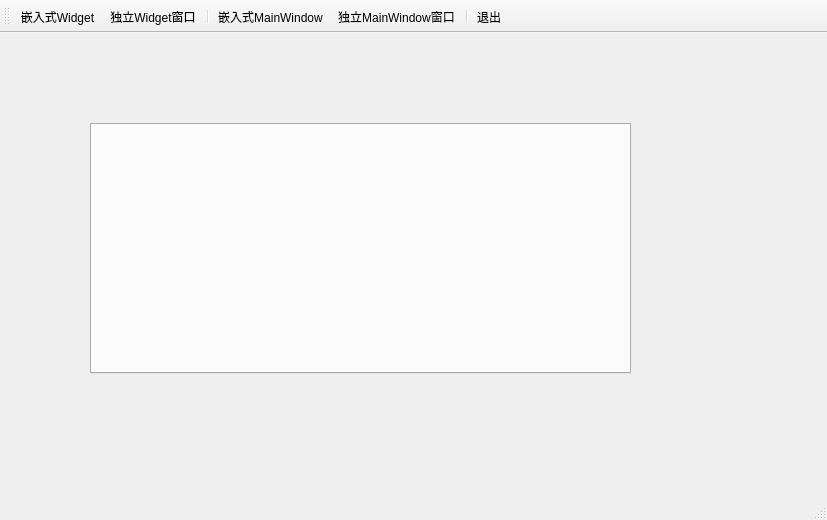
<?xml version="1.0" encoding="UTF-8"?>
<ui version="4.0">
 <class>QWMainWindow</class>
 <widget class="QMainWindow" name="QWMainWindow">
  <property name="geometry">
   <rect>
    <x>0</x>
    <y>0</y>
    <width>827</width>
    <height>520</height>
   </rect>
  </property>
  <property name="windowTitle">
   <string>多窗口应用程序</string>
  </property>
  <widget class="QWidget" name="centralWidget">
   <widget class="QTabWidget" name="tabWidget">
    <property name="geometry">
     <rect>
      <x>90</x>
      <y>90</y>
      <width>541</width>
      <height>251</height>
     </rect>
    </property>
    <property name="currentIndex">
     <number>-1</number>
    </property>
    <property name="usesScrollButtons">
     <bool>true</bool>
    </property>
    <property name="documentMode">
     <bool>false</bool>
    </property>
    <property name="tabsClosable">
     <bool>true</bool>
    </property>
   </widget>
  </widget>
  <widget class="QMenuBar" name="menuBar">
   <property name="geometry">
    <rect>
     <x>0</x>
     <y>0</y>
     <width>827</width>
     <height>22</height>
    </rect>
   </property>
  </widget>
  <widget class="QToolBar" name="mainToolBar">
   <property name="autoFillBackground">
    <bool>false</bool>
   </property>
   <property name="toolButtonStyle">
    <enum>Qt::ToolButtonTextUnderIcon</enum>
   </property>
   <attribute name="toolBarArea">
    <enum>TopToolBarArea</enum>
   </attribute>
   <attribute name="toolBarBreak">
    <bool>false</bool>
   </attribute>
   <addaction name="actWidgetInsite"/>
   <addaction name="actWidget"/>
   <addaction name="separator"/>
   <addaction name="actWindowInsite"/>
   <addaction name="actWindow"/>
   <addaction name="separator"/>
   <addaction name="actQuit"/>
  </widget>
  <widget class="QStatusBar" name="statusBar"/>
  <action name="actWindowInsite">
   <property name="icon">
    <iconset resource="res.qrc">
     <normaloff>:/images/images/2.ico</normaloff>:/images/images/2.ico</iconset>
   </property>
   <property name="text">
    <string>嵌入式MainWindow</string>
   </property>
   <property name="toolTip">
    <string>嵌入式MainWindow</string>
   </property>
  </action>
  <action name="actWidgetInsite">
   <property name="icon">
    <iconset resource="res.qrc">
     <normaloff>:/images/images/100.bmp</normaloff>:/images/images/100.bmp</iconset>
   </property>
   <property name="text">
    <string>嵌入式Widget</string>
   </property>
   <property name="toolTip">
    <string>Widget嵌入式窗体</string>
   </property>
  </action>
  <action name="actQuit">
   <property name="icon">
    <iconset resource="res.qrc">
     <normaloff>:/images/images/132.bmp</normaloff>:/images/images/132.bmp</iconset>
   </property>
   <property name="text">
    <string>退出</string>
   </property>
   <property name="toolTip">
    <string>退出本系统</string>
   </property>
  </action>
  <action name="actDoc_Open">
   <property name="icon">
    <iconset resource="res.qrc">
     <normaloff>:/images/images/122.bmp</normaloff>:/images/images/122.bmp</iconset>
   </property>
   <property name="text">
    <string>打开文档</string>
   </property>
   <property name="toolTip">
    <string>打开文档</string>
   </property>
  </action>
  <action name="actWindow">
   <property name="icon">
    <iconset resource="res.qrc">
     <normaloff>:/images/images/3.ico</normaloff>:/images/images/3.ico</iconset>
   </property>
   <property name="text">
    <string>独立MainWindow窗口</string>
   </property>
   <property name="toolTip">
    <string>独立MainWindow窗口</string>
   </property>
  </action>
  <action name="actWidget">
   <property name="icon">
    <iconset resource="res.qrc">
     <normaloff>:/images/images/804.bmp</normaloff>:/images/images/804.bmp</iconset>
   </property>
   <property name="text">
    <string>独立Widget窗口</string>
   </property>
   <property name="toolTip">
    <string>新建Widget独立窗口</string>
   </property>
  </action>
 </widget>
 <layoutdefault spacing="6" margin="11"/>
 <resources>
  <include location="res.qrc"/>
 </resources>
 <connections>
  <connection>
   <sender>actQuit</sender>
   <signal>triggered()</signal>
   <receiver>QWMainWindow</receiver>
   <slot>close()</slot>
   <hints>
    <hint type="sourcelabel">
     <x>-1</x>
     <y>-1</y>
    </hint>
    <hint type="destinationlabel">
     <x>373</x>
     <y>235</y>
    </hint>
   </hints>
  </connection>
 </connections>
</ui>
